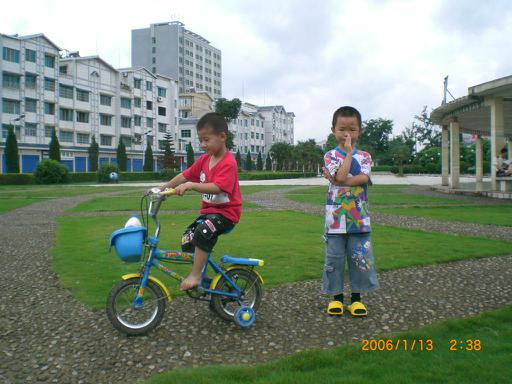
#> input picture PythonStudy/books/liaoxuefeng/test.jpg, 512 x 384 px
$ python imagetest.py
#> lines starting #> are read from the running program, lines starting #| are printed output that depends on the picture
# -*- coding: utf-8 -*-

import Image,ImageFilter

# 打卡一个jpg图像文件
im = Image.open('./test.jpg')
#> im is the input picture: PIL image 512x384 RGB; mean R, G, B 123.8, 137.4, 121.7
'''# 获得图像尺寸:
w, h = im.size
# 缩放到50%:
im.thumbnail((w//2, h//2))
# 把缩放后的图像用jpeg格式保存:
im.save('./test2.jpeg','jpeg')
'''

im2 = im.filter(ImageFilter.BLUR)
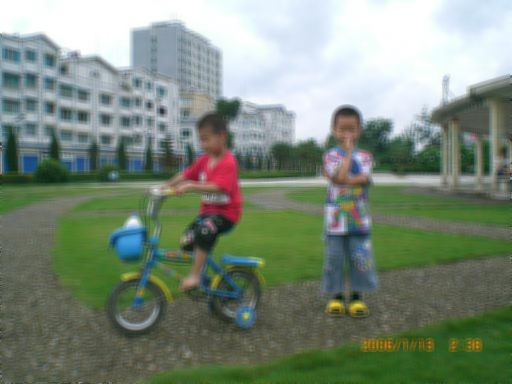
#> im2: PIL image 512x384 RGB; mean R, G, B 123.9, 137.4, 121.7
im2.save('./test3.jpeg','jpeg')
